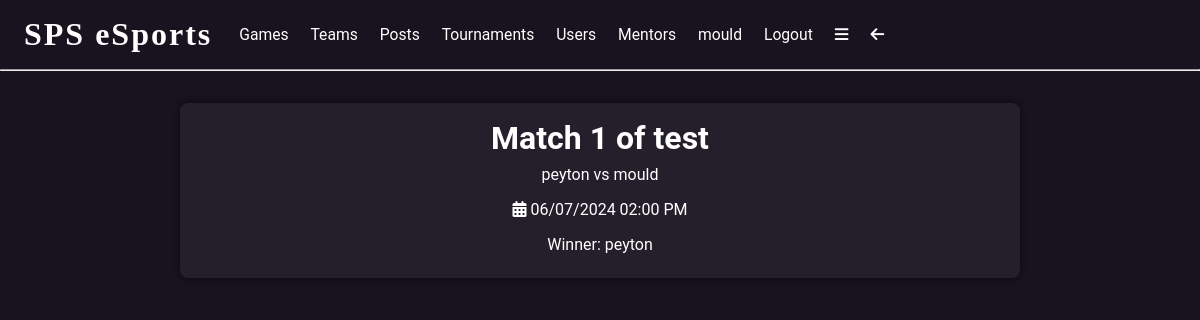
Page /match/1 (signed in) on the committed database.
### app/models.py (models this page shows, shortened)
class User(UserMixin, db.Model):
    user_id = db.Column(db.Integer, primary_key=True)
    username = db.Column(db.String(64), index=True, unique=True)
    email = db.Column(db.String(120), index=True, unique=True)
    password_hash = db.Column(db.String(128))
    bio = db.Column(db.String(500))
    pfp = db.Column(db.String(500))
    pronouns = db.Column(db.String(50))
    admin = db.Column(db.Boolean, default=False)
    team_admin = db.relationship('Teams', back_populates='team_admin')
    team_users = db.relationship('TeamUsers', back_populates='user')
    posts = db.relationship('Posts', back_populates='user')
    likes = db.relationship('Likes', back_populates='user')
    comments = db.relationship('Comments', back_populates='user')
    tournament_users = db.relationship('TournamentUsers', back_populates='user')
    match_users = db.relationship('MatchUsers', back_populates='user')
    ment_applications = db.relationship('MentApplications', back_populates='user')
    matches_won = db.relationship('Matches', back_populates='match_winner', foreign_keys='Matches.winner_id')
    tournament_admin = db.relationship('Tournaments', backref='user', foreign_keys='Tournaments.admin_id')
    tournament_winner = db.relationship('Tournaments', foreign_keys='Tournaments.winner_id')
    following = db.relationship('Following', backref='user', foreign_keys='Following.user_id')
    followed = db.relationship('Following', foreign_keys='Following.following_id')
    mentor = db.relationship('Mentor', backref='mentor', foreign_keys='Mentor.mentor_id')
    mentee = db.relationship('Mentor', foreign_keys='Mentor.mentee_id')
    '''def set_password(self, password):
        self.password_hash = generate_password_hash(password)

    def check_password(self, password):
        return check_password_hash(self.password_hash, password)'''
    '''def set_password(self, password):
        salt = bc.gensalt()
        # convert password to bytes
        password = password.encode('utf-8')
        self.password_hash = bc.hashpw(password=password, salt=salt)

    def check_password(self, password):
        password = password.encode('utf-8')
        return bc.checkpw(password=password, hashed_password=self.password_hash)'''
    def set_password(self, password):
        self.password_hash = argon2.hash(password)
    def check_password(self, password):
        return argon2.verify(password, self.password_hash)

class Matches(db.Model):
    match_id = db.Column(db.Integer, primary_key=True)
    match_number = db.Column(db.Integer)
    match_datetime = db.Column(db.DateTime, index=True)
    tournament_id = db.Column(db.Integer, db.ForeignKey('tournaments.tournament_id'))
    winner_id = db.Column(db.Integer, db.ForeignKey('user.user_id', name='winner_id'))
    tournament = db.relationship('Tournaments', back_populates='matches')
    match_users = db.relationship('MatchUsers', back_populates='match')
    match_winner = db.relationship('User', foreign_keys=[winner_id], back_populates='matches_won')

class Tournaments(db.Model):
    tournament_id = db.Column(db.Integer, primary_key=True)
    tournament_name = db.Column(db.String(64), index=True, unique=True)
    tournament_description = db.Column(db.String(500))
    start_date = db.Column(db.Date, index=True)
    end_date = db.Column(db.Date, index=True)
    participants = db.Column(db.Integer)
    admin_id = db.Column(db.Integer, db.ForeignKey('user.user_id'))
    winner_id = db.Column(db.Integer, db.ForeignKey('user.user_id'))
    tournament_users = db.relationship('TournamentUsers', back_populates='tournament')
    matches = db.relationship('Matches', back_populates='tournament')

### app/routes.py (the view)
@app.route('/match/<match_id>', methods=['GET', 'POST'])
@login_required
def match(match_id):
    match = Matches.query.filter_by(match_id=match_id).first()
    match_users = MatchUsers.query.filter_by(match_id=match_id).all()
    tournament = Tournaments.query.filter_by(tournament_id=match.tournament_id).first()
    if match.winner_id:
        winner = User.query.filter_by(user_id=match.winner_id).first()
    else:
        winner = None
    users = []
    for user in match_users:
        users.append(User.query.filter_by(user_id=user.user_id).first())
    admin = User.query.filter_by(user_id=tournament.admin_id).first()
    if current_user.user_id == admin.user_id:
        admin = True
    else:
        admin = False
    return render_template('match.html', title='Match', users=users, match=match, tournament=tournament, admin=admin, winner=winner)

### app/__init__.py (called while the page is built)
@app.template_filter('format_datetime')
def format_datetime(value):
    return value.strftime('%d/%m/%Y %I:%M %p')

### app/models.py (called while the page is built)
@login.user_loader
def load_user(id):
    return User.query.get(int(id))

### app/templates/match.html (shortened to what this page needs)
{% extends 'base.html' %}
{% block content %}
<div class="centre">
    <div class="gen-container">
        <h1>Match {{match.match_number}} of {{tournament.tournament_name}}</h1>
        <p>{{users[0].username}} vs {{users[1].username}}</p>
        <p><i class="fas fa-calendar-alt"></i>  {{match.match_datetime|format_datetime}}</p>
        {% if winner %}
        <p>Winner: {{winner.username}}</p>
        {% else %}
            <p>Winner: TBD</p>
        {% endif %}
    </div>
</div>
{% endblock %}

### app/templates/base.html (shortened to what this page needs)
<!DOCTYPE html>
<html lang="en">
<head>
    <link rel="stylesheet" href="{{url_for('static', filename='css/styles.css')}}">
</head>
<body>
<div class="header">
    <h1 onclick="window.location.href='{{url_for('index')}}'">SPS eSports</h1>
    {% if current_user.is_authenticated %}
    <a href="{{url_for('search_games')}}">Games</a>
    <a href="{{url_for('search_teams')}}">Teams</a>
    <a href="{{url_for('search_posts')}}">Posts</a>
    <a href="{{url_for('search_tournaments')}}">Tournaments</a>
    <a href="{{url_for('search_users')}}">Users</a>
    <a href="{{url_for('search_mentors')}}">Mentors</a>
    <a href="{{url_for('user', username=current_user.username)}}">{{current_user.username}}</a>
    <a href="{{url_for('logout')}}">Logout</a>
    <a href="javascript:showNavBar()"><i class="fa-solid fa-bars"></i></a>
    <a href="javascript:window.history.back();"><i class="fa-solid fa-arrow-left"></i></a>
    {% else %}
        <a href="{{url_for('login')}}">Login</a>
        <a href="{{url_for('register')}}">Register</a>
    {% endif %}
</div>
<hr>
{% block content %} {% endblock %}
</body>
</html>

### app/static/css/styles.css (style rules this page uses)
* { margin: 0; padding: 0; box-sizing: border-box; scroll-behavior: smooth; scrollbar-width: thin; scrollbar-color: white var(--bg); }
body { background: var(--bg); color: white; }
:root { --accent: #9a52ff; --bg: #18131f; --bg2: #372d47; --lightbg: rgba(255,255,255,0.05); }
.header { display:flex; align-items: center; padding: 1em 0.5em; }
.header a { padding: 0em 0.7em; font-family: 'Roboto'; font-size: 0.98em; text-decoration: none; transition: 0.5s; position: relative; transition: 0.3s; color: white; }
.header a::before { content: ''; position: absolute; width: 100%; height: 2px; left: 0; bottom: -2px; background-color: var(--accent); transform-origin: right; transform: scaleX(0); transition: transform 0.3s; }
.header h1 { box-shadow: inset 0 0 0 0 var(--bg); font-family: 'Square Game'; letter-spacing: 2px; padding: 0 0.5em; position: relative; transition: 0.5s; }
h1 { font-family: 'Roboto'; font-size: 2em; }
.centre h1 { text-align: center; }
p { font-family: 'Roboto'; font-size: 1em; padding: 0.5em 0; }
a { color: white; text-decoration: none; transition: 0.5s; padding: 0.5em 0; position: relative; font-family: 'Roboto'; }
a::before { content: ''; position: absolute; width: 100%; height: 2px; left: 0; bottom: 4px; background-color: var(--accent); transform-origin: right; transform: scaleX(0); transition: transform 0.3s; }
.centre { display: flex; flex-flow: row wrap; align-items: center; justify-content: center; width: 100%; margin: 1em 0; }
.gen-container { display: flex; flex-flow: column wrap; align-items: center; justify-content: center; width: 70%; margin: 1em 0; font-family: 'Roboto'; background-color: var(--lightbg); padding: 1em; border-radius: 0.5em; box-shadow: 0 0 10px 0 rgba(0,0,0,0.5); }

### rows in the picture
User: username "mould"
Matches: match_number "1", match_datetime "06/07/2024 02:00 PM"
Tournaments: tournament_name "test"
User: username "peyton"
